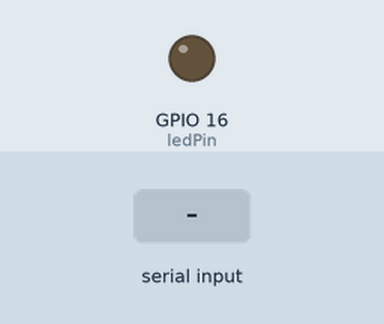
Simulated run of this sketch. Board: ESP32. Shown: output pins drawn as LEDs (lit = HIGH). The inputs (shaded band) are chosen by the test bench. Nothing arrives over Bluetooth unless stated.

Above: at 1.2 s.
1.3 s: "1" received over the second serial link
At 2.1 s:
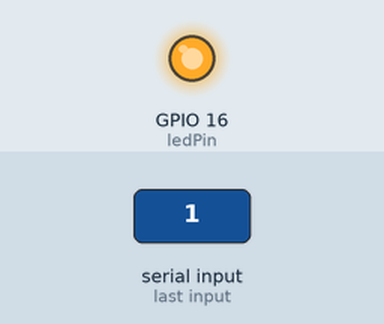
2.8 s: "0" received over the second serial link
At 3.2 s:
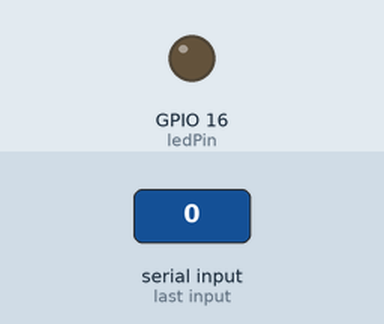
Timing chart, 0 to 5.8 s (numbered marks = the images above; inputs shaded):
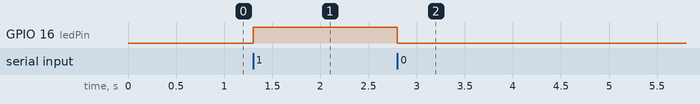

The sketch:

Bluetooth_LED.ino
```cpp
#include "BluetoothSerial.h"
BluetoothSerial SerialBT;

const int ledPin = 16;

void setup() {
  Serial.begin(115200);
  SerialBT.begin("ESP32_LED");
  pinMode(ledPin, OUTPUT);
}

void loop() {
  if (SerialBT.available()) {
    char data = SerialBT.read();

    if (data == '1') {
      digitalWrite(ledPin, HIGH);
    }
    else if (data == '0') {
      digitalWrite(ledPin, LOW);
    }
  }
}
```

Measured:
- after the input at 1.3 s, GPIO 16 (ledPin): LOW → HIGH at once
- after the input at 2.8 s, GPIO 16 (ledPin): HIGH → LOW at once
